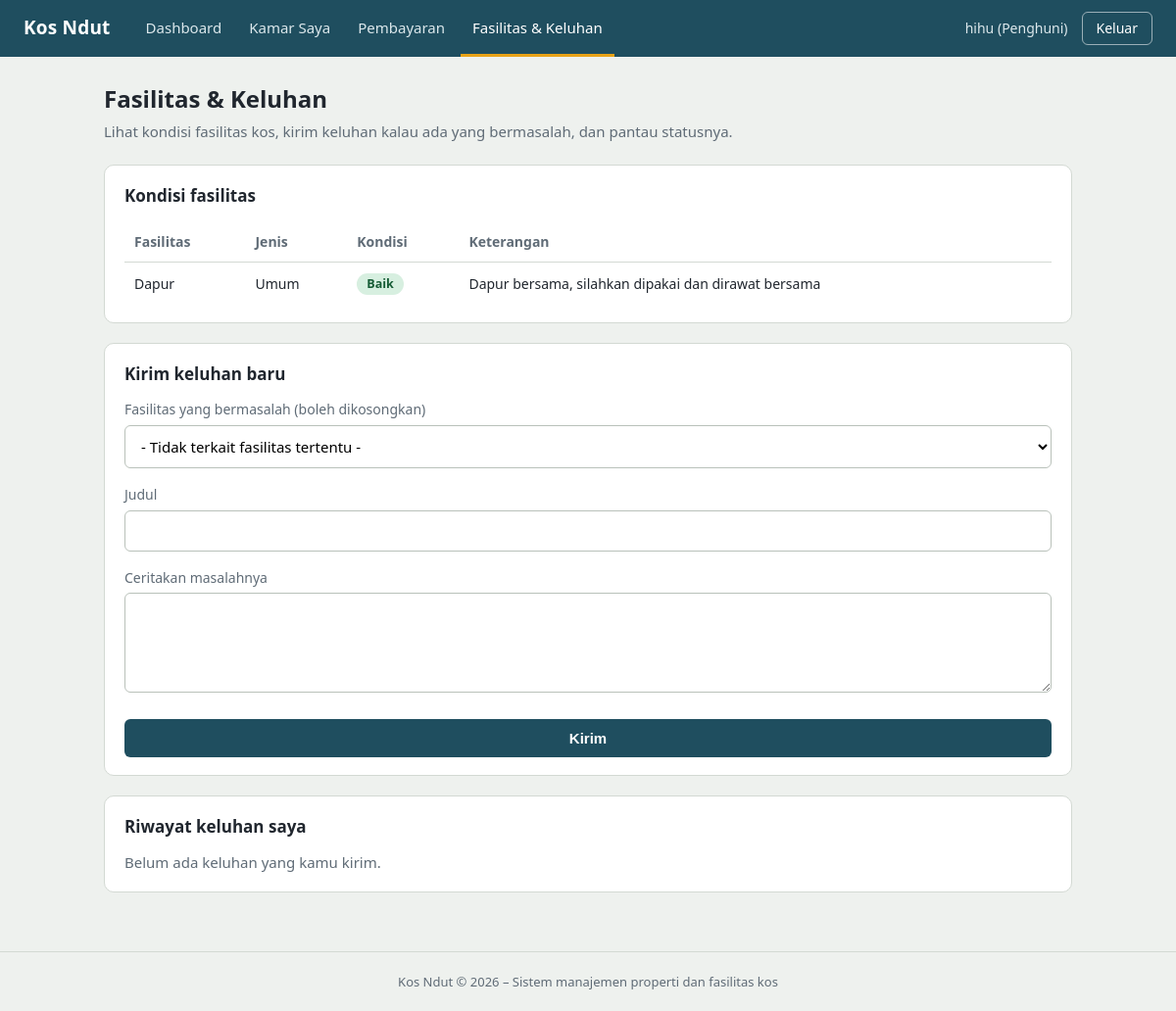
Screenshot of /user/fasilitas.php (signed in) with the database file from the repository.
### tables this page shows
CREATE TABLE `fasilities` (
  `id` int(11) NOT NULL,
  `nama_fasilitas` varchar(100) NOT NULL,
  `jenis` enum('kamar','umum') NOT NULL,
  `kondisi` enum('baik','rusak','perbaikan') NOT NULL DEFAULT 'baik',
  `keterangan` text DEFAULT NULL
);

### user/fasilitas.php (the view, shortened to what this page needs)
<?php
include "../includes/koneksi.php";
$id_penghuni = isset($_SESSION['id_penghuni']) ? $_SESSION['id_penghuni'] : 0;
$daftar_fasilitas = mysqli_fetch_all(
    mysqli_query($koneksi, "SELECT id, nama_fasilitas, jenis, kondisi, keterangan FROM fasilities ORDER BY jenis, nama_fasilitas"),
    MYSQLI_ASSOC
);
$cari = mysqli_prepare($koneksi, "SELECT complains.judul, complains.deskripsi, complains.status, complains.created_at, fasilities.nama_fasilitas
                                  FROM complains
                                  LEFT JOIN fasilities ON complains.fasilitas_id = fasilities.id
                                  WHERE complains.tenant_id = ?
                                  ORDER BY complains.created_at DESC");
mysqli_stmt_bind_param($cari, "i", $id_penghuni);
mysqli_stmt_execute($cari);
$daftar = mysqli_stmt_get_result($cari);
include "../includes/header.php";
?>
<h1>Fasilitas &amp; Keluhan</h1>
<p class="keterangan">Lihat kondisi fasilitas kos, kirim keluhan kalau ada yang bermasalah, dan pantau statusnya.</p>
<div class="panel">
    <h2>Kondisi fasilitas</h2>
    <?php if (count($daftar_fasilitas) == 0) { ?>
        <p class="kosong">Belum ada fasilitas yang dicatat admin.</p>
    <?php } else { ?>
        <div class="bungkus-tabel">
            <table>
                <tr><th>Fasilitas</th><th>Jenis</th><th>Kondisi</th><th>Keterangan</th></tr>
                <?php foreach ($daftar_fasilitas as $f) { ?>
                    <tr>
                        <td><?php echo htmlspecialchars($f['nama_fasilitas']); ?></td>
                        <td><?php echo ucfirst($f['jenis']); ?></td>
                        <td><span class="lencana lencana-<?php echo $f['kondisi']; ?>"><?php echo ucfirst($f['kondisi']); ?></span></td>
                        <td><?php echo htmlspecialchars($f['keterangan'] ?? ''); ?></td>
                    </tr>
                <?php } ?>
            </table>
        </div>
    <?php } ?>
</div>
<div class="panel">
    <h2>Kirim keluhan baru</h2>
    <form method="POST">
        <label for="fasilitas_id">Fasilitas yang bermasalah (boleh dikosongkan)</label>
        <select id="fasilitas_id" name="fasilitas_id">
            <option value="">- Tidak terkait fasilitas tertentu -</option>
        </select>
        <label for="judul">Judul</label>
        <input type="text" id="judul" name="judul" required>
        <label for="deskripsi">Ceritakan masalahnya</label>
        <textarea id="deskripsi" name="deskripsi" rows="4" required></textarea>
        <button type="submit" name="kirim" class="tombol-utama">Kirim</button>
    </form>
</div>
<div class="panel" id="riwayat">
    <h2>Riwayat keluhan saya</h2>
    <?php if (mysqli_num_rows($daftar) == 0) { ?>
        <p class="kosong">Belum ada keluhan yang kamu kirim.</p>
    <?php } ?>
</div>
<?php include "../includes/footer.php"; ?>

### assets/css/style.css (style rules this page uses)
:root { --warna-utama: #1f4e5f; --warna-utama-gelap: #163a47; --warna-aksen: #e8a317; --warna-latar: #eef1ee; --warna-panel: #ffffff; --warna-teks: #20262e; --warna-teks-redup: #5f6b76; --warna-garis: #d3d9d3; --warna-bahaya: #b3261e; --warna-sukses: #1e7a46; --bayangan-angkat: 0 8px 20px rgba(31, 78, 95, 0.16); }
* { box-sizing: border-box; }
body { margin: 0; font-family: "Segoe UI", system-ui, Arial, sans-serif; font-size: 15px; line-height: 1.55; color: var(--warna-teks); background: var(--warna-latar); }
h1 { font-size: 24px; margin: 0 0 4px; }
h2 { font-size: 17px; margin: 0 0 12px; }
.keterangan { margin: 0 0 22px; color: var(--warna-teks-redup); }
.panel { background: var(--warna-panel); border: 1px solid var(--warna-garis); border-radius: 10px; padding: 18px 20px; margin-bottom: 20px; }
.kosong { margin: 0; color: var(--warna-teks-redup); }
.bungkus-tabel { overflow-x: auto; }
table { width: 100%; border-collapse: collapse; font-size: 14px; }
th, td { text-align: left; padding: 10px 10px; border-bottom: 1px solid var(--warna-garis); }
th { font-weight: 600; color: var(--warna-teks-redup); }
tr:last-child td { border-bottom: none; }
.lencana { display: inline-block; padding: 1px 10px; border-radius: 20px; font-size: 12.5px; font-weight: 600; }
.lencana-baik { background: #d7efe0; color: #165c35; }
label { display: block; font-size: 14px; color: var(--warna-teks-redup); margin-top: 10px; }
input[type="text"], input[type="email"], input[type="password"], input[type="number"], input[type="date"], select, textarea { width: 100%; padding: 10px 12px; margin: 5px 0 6px; border: 1px solid #b9c1ba; border-radius: 6px; font-size: 15px; font-family: inherit; background: #fff; transition: border-color 0.15s, box-shadow 0.15s; }
.tombol-utama { width: 100%; margin-top: 14px; padding: 11px; border: none; border-radius: 6px; background: var(--warna-utama); color: #fff; font-size: 15px; font-weight: 600; cursor: pointer; transition: background 0.15s, transform 0.15s, box-shadow 0.15s; }
html { scroll-behavior: smooth; }

### rows the page displays
fasilities: nama_fasilitas "Dapur", jenis "Umum", kondisi "Baik", keterangan "Dapur bersama, silahkan dipakai dan dirawat bersama"

### other values shown
$menu[0] "Dashboard"
$menu[0] "Kamar Saya"
$menu[0] "Pembayaran"
$menu[0] "Fasilitas & Keluhan"
$_SESSION['nama'] "hihu"
$tulisan_peran "Penghuni"
